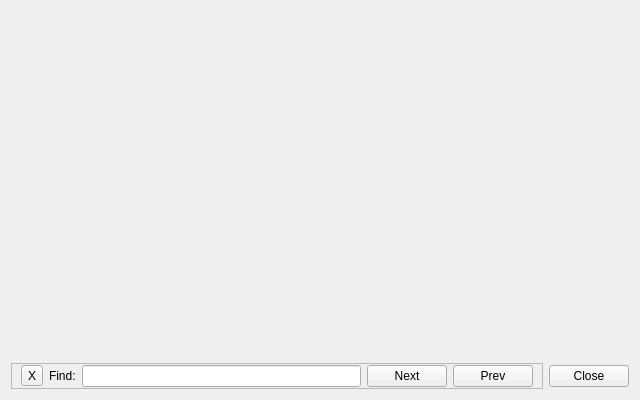
<?xml version="1.0" encoding="UTF-8"?>
<ui version="4.0">
 <class>Snippets</class>
 <widget class="QWidget" name="Snippets">
  <property name="geometry">
   <rect>
    <x>0</x>
    <y>0</y>
    <width>640</width>
    <height>400</height>
   </rect>
  </property>
  <property name="windowTitle">
   <string>Snippets</string>
  </property>
  <layout class="QVBoxLayout" name="verticalLayout_2">
   <item>
    <layout class="QVBoxLayout" name="verticalLayout">
     <item>
      <widget class="QWidget" name="browserw">
      </widget>
     </item>
     <item>
      <layout class="QHBoxLayout" name="horizontalLayout_2">
       <item>
        <widget class="QFrame" name="searchFM">
         <property name="sizePolicy">
          <sizepolicy hsizetype="Preferred" vsizetype="Preferred">
           <horstretch>1</horstretch>
           <verstretch>0</verstretch>
          </sizepolicy>
         </property>
         <property name="frameShape">
          <enum>QFrame::StyledPanel</enum>
         </property>
         <property name="frameShadow">
          <enum>QFrame::Raised</enum>
         </property>
         <layout class="QHBoxLayout" name="horizontalLayout">
          <property name="topMargin">
           <number>1</number>
          </property>
          <property name="bottomMargin">
           <number>1</number>
          </property>
          <item>
           <widget class="QToolButton" name="searchClosePB">
            <property name="sizePolicy">
             <sizepolicy hsizetype="Fixed" vsizetype="Fixed">
              <horstretch>0</horstretch>
              <verstretch>0</verstretch>
             </sizepolicy>
            </property>
            <property name="text">
             <string notr="true">X</string>
            </property>
            <property name="toolButtonStyle">
             <enum>Qt::ToolButtonTextOnly</enum>
            </property>
           </widget>
          </item>
          <item>
           <widget class="QLabel" name="searchLB">
            <property name="text">
             <string>Find:</string>
            </property>
           </widget>
          </item>
          <item>
           <widget class="QLineEdit" name="searchLE">
            <property name="sizePolicy">
             <sizepolicy hsizetype="Expanding" vsizetype="Fixed">
              <horstretch>0</horstretch>
              <verstretch>0</verstretch>
             </sizepolicy>
            </property>
           </widget>
          </item>
          <item>
           <widget class="QPushButton" name="nextPB">
            <property name="sizePolicy">
             <sizepolicy hsizetype="Minimum" vsizetype="Fixed">
              <horstretch>0</horstretch>
              <verstretch>0</verstretch>
             </sizepolicy>
            </property>
            <property name="text">
             <string>Next</string>
            </property>
           </widget>
          </item>
          <item>
           <widget class="QPushButton" name="prevPB">
            <property name="sizePolicy">
             <sizepolicy hsizetype="Minimum" vsizetype="Fixed">
              <horstretch>0</horstretch>
              <verstretch>0</verstretch>
             </sizepolicy>
            </property>
            <property name="text">
             <string>Prev</string>
            </property>
           </widget>
          </item>
         </layout>
        </widget>
       </item>
       <item>
        <widget class="QDialogButtonBox" name="buttonBox">
         <property name="orientation">
          <enum>Qt::Horizontal</enum>
         </property>
         <property name="standardButtons">
          <set>QDialogButtonBox::Close</set>
         </property>
        </widget>
       </item>
      </layout>
     </item>
    </layout>
   </item>
  </layout>
 </widget>
 <resources/>
 <connections>
  <connection>
   <sender>searchClosePB</sender>
   <signal>clicked()</signal>
   <receiver>searchFM</receiver>
   <slot>hide()</slot>
   <hints>
    <hint type="sourcelabel">
     <x>33</x>
     <y>414</y>
    </hint>
    <hint type="destinationlabel">
     <x>328</x>
     <y>414</y>
    </hint>
   </hints>
  </connection>
 </connections>
</ui>
